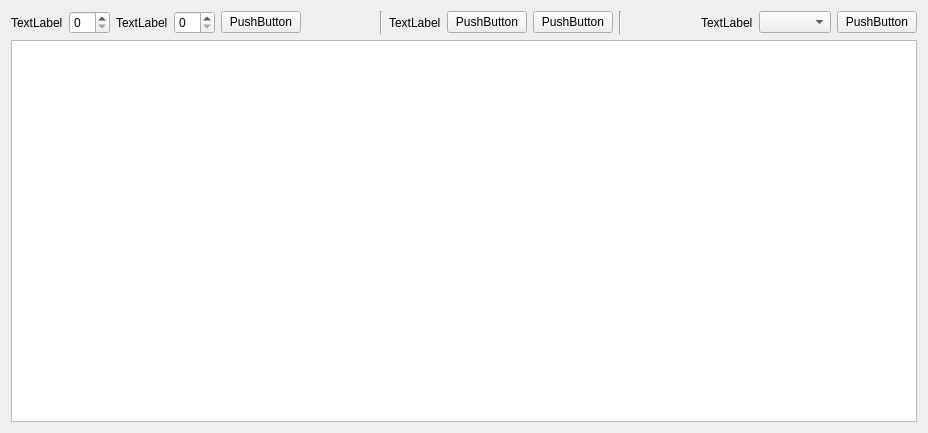
<?xml version="1.0" encoding="UTF-8"?>
<ui version="4.0">
 <class>MainWindow</class>
 <widget class="QMainWindow" name="MainWindow">
  <property name="geometry">
   <rect>
    <x>0</x>
    <y>0</y>
    <width>928</width>
    <height>433</height>
   </rect>
  </property>
  <property name="windowTitle">
   <string>MainWindow</string>
  </property>
  <widget class="QWidget" name="centralWidget">
   <layout class="QVBoxLayout" name="verticalLayout">
    <item>
     <layout class="QHBoxLayout" name="horizontalLayout">
      <item>
       <widget class="QLabel" name="label_machines">
        <property name="text">
         <string>TextLabel</string>
        </property>
       </widget>
      </item>
      <item>
       <widget class="QSpinBox" name="machines"/>
      </item>
      <item>
       <widget class="QLabel" name="label_rout">
        <property name="text">
         <string>TextLabel</string>
        </property>
       </widget>
      </item>
      <item>
       <widget class="QSpinBox" name="rout"/>
      </item>
      <item>
       <widget class="QPushButton" name="more">
        <property name="text">
         <string>PushButton</string>
        </property>
       </widget>
      </item>
      <item>
       <spacer name="horizontalSpacer_2">
        <property name="orientation">
         <enum>Qt::Horizontal</enum>
        </property>
        <property name="sizeHint" stdset="0">
         <size>
          <width>40</width>
          <height>20</height>
         </size>
        </property>
       </spacer>
      </item>
      <item>
       <widget class="Line" name="line">
        <property name="orientation">
         <enum>Qt::Vertical</enum>
        </property>
       </widget>
      </item>
      <item>
       <widget class="QLabel" name="labelDane">
        <property name="text">
         <string>TextLabel</string>
        </property>
       </widget>
      </item>
      <item>
       <widget class="QPushButton" name="importButton">
        <property name="text">
         <string>PushButton</string>
        </property>
       </widget>
      </item>
      <item>
       <widget class="QPushButton" name="exportButton">
        <property name="text">
         <string>PushButton</string>
        </property>
       </widget>
      </item>
      <item>
       <widget class="Line" name="line_2">
        <property name="orientation">
         <enum>Qt::Vertical</enum>
        </property>
       </widget>
      </item>
      <item>
       <spacer name="horizontalSpacer">
        <property name="orientation">
         <enum>Qt::Horizontal</enum>
        </property>
        <property name="sizeHint" stdset="0">
         <size>
          <width>40</width>
          <height>20</height>
         </size>
        </property>
       </spacer>
      </item>
      <item>
       <widget class="QLabel" name="label_method">
        <property name="text">
         <string>TextLabel</string>
        </property>
       </widget>
      </item>
      <item>
       <widget class="QComboBox" name="method"/>
      </item>
      <item>
       <widget class="QPushButton" name="solve">
        <property name="text">
         <string>PushButton</string>
        </property>
       </widget>
      </item>
     </layout>
    </item>
    <item>
     <widget class="QTableWidget" name="tableWidget"/>
    </item>
   </layout>
  </widget>
 </widget>
 <layoutdefault spacing="6" margin="11"/>
 <resources/>
 <connections/>
</ui>
